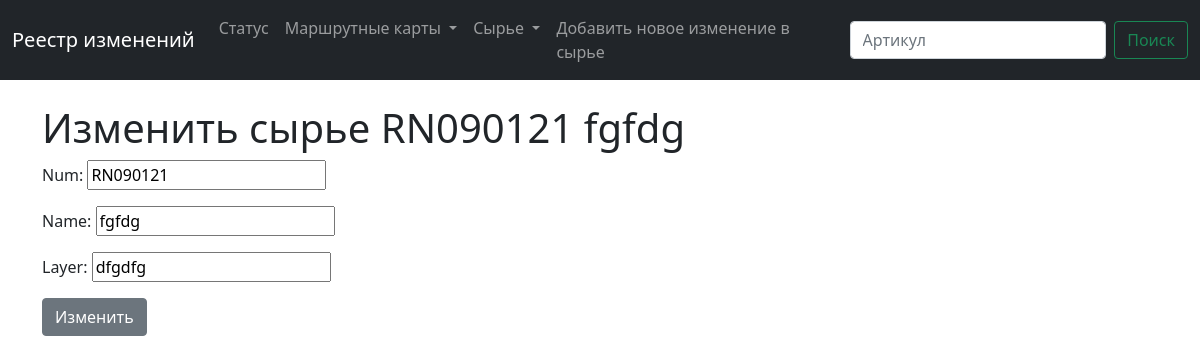
Page /update_raw/22 on the committed database.
### main/models.py (models this page shows, shortened)
class Raw (models.Model):
    num = models.CharField(max_length=200)  # артикул сырья
    name = models.CharField(max_length=200)  # наименование
    layer = models.CharField(max_length=200)  # навзвание слоя на русском

### main/views.py (the view)
# urls.py: path('update_raw/<raw_id>', views.update_raw, name='update_raw'),
def update_raw(request, raw_id):
    raw = Raw.objects.get(id=raw_id)
    form = RawForm(request.POST or None, instance=raw)
    if form.is_valid():
        form.save()
        return redirect('list_raw')
    return render(request, 'main/update_raw.html', {'raw': raw, 'form': form})

### main/forms.py
class RawForm(forms.ModelForm):
    class Meta:
        model = Raw
        fields = ['num', 'name', 'layer']

### main/templates/main/update_raw.html (shortened to what this page needs)
{% extends 'main/base.html' %}
{% block content%}
<br>
<div class="container">
  <h1> Изменить сырье {{raw.num}} {{raw.name}}</h1>
  <form action="" method="POST">
    {{form.as_p}}
    <input type="submit" value="Изменить" class="btn btn-secondary">
    {%endblock%}

### rows in the picture
Raw: num "RN090121", name "fgfdg", layer "dfgdfg"
